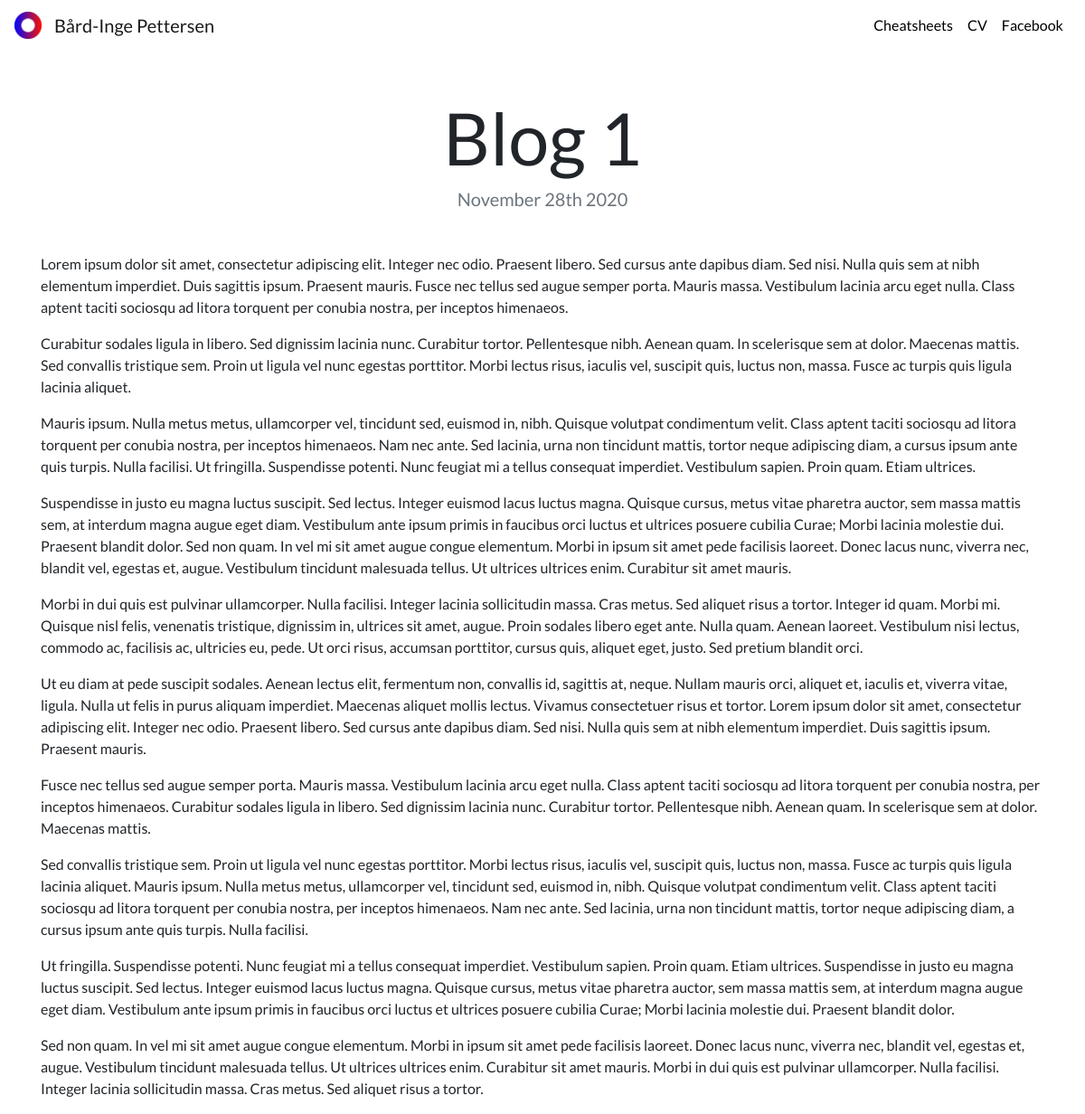
Page /blog/1/ on the committed database.
### blog/models.py (models this page shows, shortened)
class Blog(models.Model):
    title = models.CharField(max_length=200)
    description = models.TextField()
    date = models.DateField()

### blog/views.py (the view)
# urls.py: path('<int:blog_id>/', views.detail, name='detail'),
def detail(request, blog_id):
    blog = get_object_or_404(Blog, pk=blog_id)
    return render(request, 'blog/detail.html', {'blog': blog})

### blog/templates/blog/detail.html
{% extends "portfolio/base.html" %}
{% load static %}
{% block content %}
<h1 class="text-center mt-5" id="blogdetailtitle">{{ blog.title }}</h1>
<h5 class="text-center text-muted mb-5">{{ blog.date|date:'F jS Y' }}</h5>
{{ blog.description|safe }}
{% endblock %}

### portfolio/static/portfolio/custom.css (style rules this page uses)
body { font-family: 'Lato', sans-serif; }
@media (min-width: 992px) { #blogdetailtitle { font-size: 5rem; } }

### rows in the picture
Blog: title "Blog 1", date "November 28th 2020", description "Lorem ipsum dolor sit amet, consectetur adipiscing elit. Integer nec odio. Praesent libero. Sed cursus ante dapibus diam. Sed nisi. Nulla quis sem at nibh elementum imperdiet. Duis sagittis ipsum. Praesent mauris. Fusce nec tellus sed augue semper porta. Mauris massa. Vestibulum lacinia arcu eget nulla. Class aptent taciti sociosqu ad litora torquent per conubia nostra, per inceptos himenaeos. Curabitur sodales ligula in libero. Sed dignissim lacinia nunc. Curabitur tortor. Pellentesque nibh. Aenean quam. In scelerisque sem at dolor. Maecenas mattis. Sed convallis tristique sem. Proin ut ligula vel nunc egestas porttitor. Morbi lectus risus, iaculis vel, suscipit quis, luctus non, massa.…"
